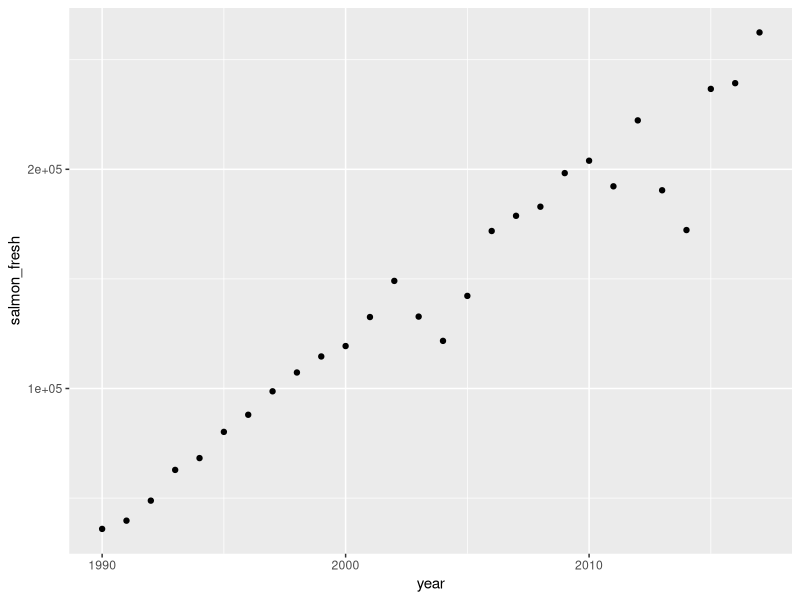

R code for this plot:
## ---- chunk 1
knitr::opts_chunk$set(echo = TRUE)
## ---- chunk 2
# Load the tidyverse, read in data

# load tidyverse
library(tidyverse)

# read in fresh salmon imports csv
salmon <- read_csv("salmon_imports.csv")

## ---- chunk 3

# 4. Exploratory scatterplot

# If we’re going to use linear regression, we should have reason to think that a linear relationship exists between variables. So go ahead and look at the data (year on x-axis, imports on y-axis).

# Make an exploratory scatterplot in ggplot (recall: geom_point). Do not finalize.
salmon_scatter <- ggplot(salmon, aes(x = year, y = salmon_fresh)) +
  geom_point()

salmon_scatter

# As a comment in the code chunk, answer: Overall, does it look like describing the relationship between year and fresh salmon imports using linear regression makes sense? Do you have any concerns about using linear regression to describe the relationship?

# Overall, it looks like linear regression makes sense since the scatterplot looks to show a linear pattern. However, there are some discrepancies in the pattern. Also, thinking about the data, it doesn't make complete sense that salmon imports by year is a linear pattern since the population doesn't grow in a linear pattern.

## ---- chunk 4

# 

